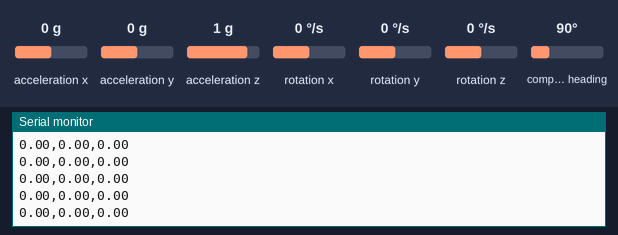
Simulated run of this sketch. Board: Arduino Nano 33 BLE. Parts: the last lines printed to the serial monitor. The test bench sets the inputs (shaded band); at power-on: acceleration x 0 g, acceleration y 0 g, acceleration z 1 g, rotation x 0 °/s, rotation y 0 °/s, rotation z 0 °/s, compass heading 90°.

Above: at 1.2 s.
1.3 s: acceleration x set to -1.4 g
At 1.8 s:
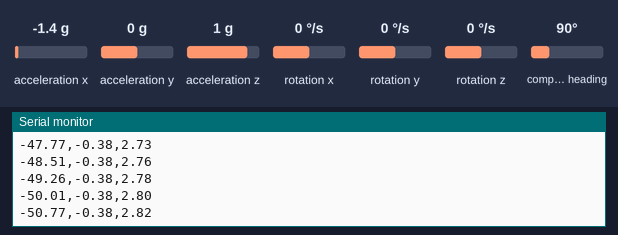
2.8 s: acceleration y set to -1.4 g
At 3.8 s:
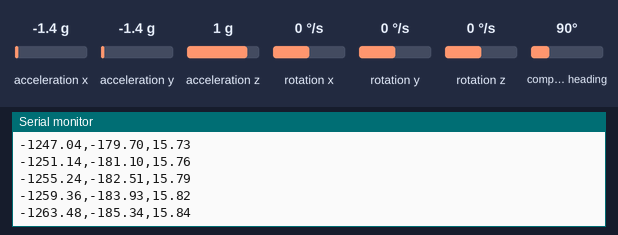
4.3 s: acceleration z set to -1.4 g
At 4.9 s:
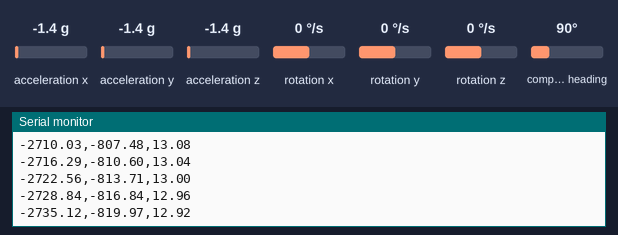
5.8 s: rotation x set to -192 °/s
At 6.6 s:
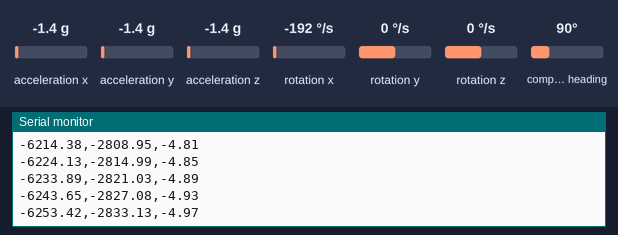
7.3 s: rotation y set to -192 °/s
At 8.3 s:
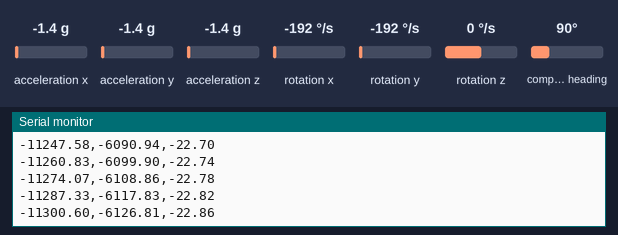
Timing chart, 0 to 9.7 s (numbered marks = the images above; inputs shaded):
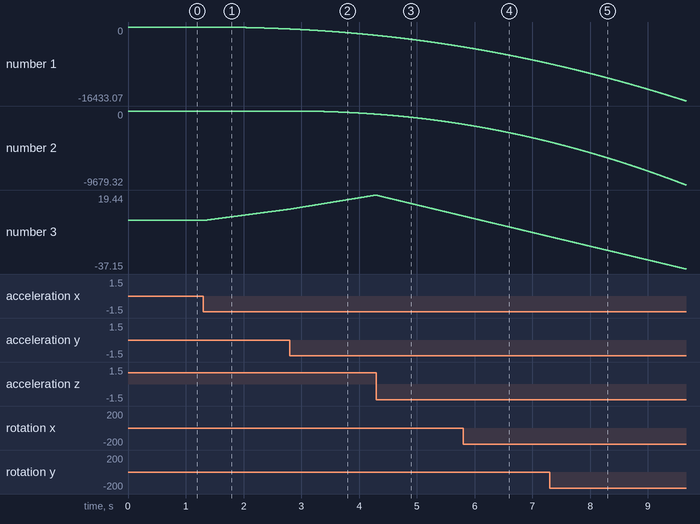

The sketch:

may8_save.ino
```cpp
#include <Arduino_LSM9DS1.h>
float ax, ay, az;
float gx, gy, gz;
float mx, my, mz;
float xR, yR, zR;
float rX, rY, rZ;
float gravity = 1;
float velocityX = 0, velocityY = 0, velocityZ = 0;
float posX = 0, posY = 0, posZ = 0;
float lastPosX = 0, lastPosY = 0, lastPosZ = 0;
float accelerationX = 0, accelerationY = 0, accelerationZ = 0;
float lastAccelerationX = 0, lastAccelerationY = 0, lastAccelerationZ = 0;
float lastVelocityX = 0, lastVelocityY = 0, lastVelocityZ = 0;
float outX, outY, outZ;

int countx, county, countz ;

float Gscale = (M_PI / 180.0) * 0.00875;

float G_offset[3] = {-0.111176, -0.781616, -0.580872};

float A_B[3]
{ 0.0049 , -0.04 ,-0.002};

float A_Ainv[3][3]
{ {  1.04036, -0.01699,  0.01123},
  { -0.01699,  0.96608,  0.01616},
  {  0.01123,  0.01616,  0.97912}
};

//Mag scale
float M_B[3]
{  15.97,   28.38,    2.82};

float M_Ainv[3][3]
{ {  1.38541,  0.02445,  0.01669},
  {  0.02445,  1.40471, -0.00056},
  {  0.01669, -0.00056,  1.46882}
};


float declination = +4.44;


#define Kp 50.0
#define Ki 0.0

unsigned long now = 0, last = 0;
float deltat = 0;

// Vector to hold quaternion
static float q[4] = {1.0, 0.0, 0.0, 0.0};
static float yaw, pitch, roll;


void movment_end_check(){

if (accelerationX==0) //we count the number of acceleration samples that equals cero
 { countx++;}
 else { countx =0;}

 if (countx>=46) //if this number exceeds 25, we can assume that velocity is cero
  {
    lastVelocityX=0;
    velocityX=0;
   }
//////////////////////////////////////////////////////////////////////////////////////
if (accelerationY==0) //we count the number of acceleration samples that equals cero
 { county++;}
 else { county =0;}

 if (county>=46) //if this number exceeds 25, we can assume that velocity is cero
  {
    lastVelocityY=0;
    velocityY=0;
   }
/////////////////////////////////////////////////////////////////////////////////////////////////
if (accelerationZ==0) //we count the number of acceleration samples that equals cero
 { countz++;}
 else { countz =0;}

 if (countz=46) //if this number exceeds 25, we can assume that velocity is cero
  {
    lastVelocityZ=0;
    velocityZ=0;
   }
}

void setup()
{
  Serial.begin(115200);
  while (!Serial);
  Serial.println();
  Serial.println("LSM9DS1 AHRS starting");

  if (!IMU.begin())
  {
    Serial.println(("LSM9DS1 not detected"));
    while (1);
  }

   IMU.setAccelFS(3);
   IMU.setAccelODR(5);
   IMU.setAccelOffset(0.003079, -0.023211, -0.043487);
   IMU.setAccelSlope (0.995680, 1.003019, 1.008170);

   IMU.setGyroFS(2);
   IMU.setGyroODR(5);
   IMU.setGyroOffset (-0.097168, -0.535614, -0.396851);
   IMU.setGyroSlope (1.178305, 1.129912, 1.117383);

}

void loop()
{

  static float Gxyz[3], Axyz[3], Mxyz[3];


  if ( IMU.accelerationAvailable() && IMU.magneticFieldAvailable() && IMU.gyroscopeAvailable()) {
    IMU.readAcceleration(ax, ay, az);
    IMU.readMagneticField(mx, my, mz);
    IMU.readGyroscope(gx, gy, gz);
  }
    get_scaled_IMU(Gxyz, Axyz, Mxyz);


    Axyz[0] = -Axyz[0];
    Gxyz[0] = -Gxyz[0];

    now = micros();
    deltat = (now - last) * 1.0e-6;
    last = now;

    MagdwickQuaternionUpdate(Axyz[0], Axyz[1], Axyz[2], Gxyz[0], Gxyz[1], Gxyz[2],
                           Mxyz[0], Mxyz[1], Mxyz[2], deltat);


      roll  = atan2((q[0] * q[1] + q[2] * q[3]), 0.5 - (q[1] * q[1] + q[2] * q[2]));
      pitch = asin(2.0 * (q[0] * q[2] - q[1] * q[3]));
      yaw   = atan2((q[1] * q[2] + q[0] * q[3]), 0.5 - ( q[2] * q[2] + q[3] * q[3]));
      // to degrees
      yaw   *= 180.0 / PI;
      pitch *= 180.0 / PI;
      roll *= 180.0 / PI;


      yaw = -(yaw + declination);


      xR = gravity * sin(PI*pitch/180);
      yR = gravity * sin(PI*roll/180);
      zR = gravity * cos(PI*roll/180) * cos(PI*pitch/180);

    if(pitch > 0){
      rX = ax - abs(xR);
    }
    if(pitch < 0){
      rX = ax + abs(xR);
    }
    if(roll > 0){
      rY = ay - abs(yR);
    }
    if(roll < 0){
      rY = ay + abs(yR);
    }

    rZ = az - zR;

    accelerationX = rX;
    accelerationY = rY + 0.05;
    accelerationZ = rZ;

   if ((accelerationX <= 0.05)&&(accelerationX >= -0.05)) //Discrimination window applied to
   {accelerationX = 0;} // the X axis acceleration variable

   if ((accelerationY <= 0.05)&&(accelerationY >= -0.05)) //Discrimination window applied to
   {accelerationY = 0;} // the X axis acceleration variable

   if ((accelerationZ <= 0.1)&&(accelerationZ >= -0.1)) //Discrimination window applied to
   {accelerationZ = 0;} // the X axis acceleration variable

    // First integration (Velocity)
    velocityX = lastVelocityX + lastAccelerationX + ((accelerationX - lastAccelerationX) / 2);
    velocityY = lastVelocityY + lastAccelerationY + ((accelerationY - lastAccelerationY) / 2);
    velocityZ = lastVelocityZ + lastAccelerationZ + ((accelerationZ - lastAccelerationZ) / 2);

    // Second integration (Position)
    posX = lastPosX + lastVelocityX + ((velocityX - lastVelocityX) / 2);
    posY = lastPosY + lastVelocityY + ((velocityY - lastVelocityY) / 2);
    posZ = lastPosZ + lastVelocityZ + ((velocityZ - lastVelocityZ) / 2);

    // Update last values for next iteration
    lastAccelerationX = accelerationX;
    lastAccelerationY = accelerationY;
    lastAccelerationZ = accelerationZ;

    lastVelocityX = velocityX;
    lastVelocityY = velocityY;
    lastVelocityZ = velocityZ;

    movment_end_check();

    lastPosX = posX;
    lastPosY = posY;
    lastPosZ = posZ;

    outX = posX/100;
    outY = posY/100;
    outZ = posZ/10;


    Serial.print(outX);
    Serial.print(",");
    Serial.print(outY);
    Serial.print(",");
    Serial.println(outZ);
}

// vector math
float vector_dot(float a[3], float b[3])
{
  return a[0] * b[0] + a[1] * b[1] + a[2] * b[2];
}

void vector_normalize(float a[3])
{
  float mag = sqrt(vector_dot(a, a));
  a[0] /= mag;
  a[1] /= mag;
  a[2] /= mag;
}


void get_scaled_IMU(float Gxyz[3], float Axyz[3], float Mxyz[3]) {
  byte i;
  float temp[3];
  Gxyz[0] = Gscale * (gx - G_offset[0]);
  Gxyz[1] = Gscale * (gy - G_offset[1]);
  Gxyz[2] = Gscale * (gz - G_offset[2]);

  Axyz[0] = ax;
  Axyz[1] = ay;
  Axyz[2] = az;
  Mxyz[0] = mx;
  Mxyz[1] = my;
  Mxyz[2] = mz;


  for (i = 0; i < 3; i++) temp[i] = (Axyz[i] - A_B[i]);
  Axyz[0] = A_Ainv[0][0] * temp[0] + A_Ainv[0][1] * temp[1] + A_Ainv[0][2] * temp[2];
  Axyz[1] = A_Ainv[1][0] * temp[0] + A_Ainv[1][1] * temp[1] + A_Ainv[1][2] * temp[2];
  Axyz[2] = A_Ainv[2][0] * temp[0] + A_Ainv[2][1] * temp[1] + A_Ainv[2][2] * temp[2];
  vector_normalize(Axyz);


  for (int i = 0; i < 3; i++) temp[i] = (Mxyz[i] - M_B[i]);
  Mxyz[0] = M_Ainv[0][0] * temp[0] + M_Ainv[0][1] * temp[1] + M_Ainv[0][2] * temp[2];
  Mxyz[1] = M_Ainv[1][0] * temp[0] + M_Ainv[1][1] * temp[1] + M_Ainv[1][2] * temp[2];
  Mxyz[2] = M_Ainv[2][0] * temp[0] + M_Ainv[2][1] * temp[1] + M_Ainv[2][2] * temp[2];
  vector_normalize(Mxyz);
}


void MagdwickQuaternionUpdate(float ax, float ay, float az, float gx, float gy, float gz, float mx, float my, float mz, float deltat)
{

  static float eInt[3] = {0.0, 0.0, 0.0};

  float q1 = q[0], q2 = q[1], q3 = q[2], q4 = q[3];
  float norm;
  float hx, hy, hz;
  float ux, uy, uz, wx, wy, wz;
  float ex, ey, ez;
  float pa, pb, pc;

  // Auxiliary variables to avoid repeated arithmetic
  float q1q1 = q1 * q1;
  float q1q2 = q1 * q2;
  float q1q3 = q1 * q3;
  float q1q4 = q1 * q4;
  float q2q2 = q2 * q2;
  float q2q3 = q2 * q3;
  float q2q4 = q2 * q4;
  float q3q3 = q3 * q3;
  float q3q4 = q3 * q4;
  float q4q4 = q4 * q4;


  hx = ay * mz - az * my;
  hy = az * mx - ax * mz;
  hz = ax * my - ay * mx;

  norm = sqrt(hx * hx + hy * hy + hz * hz);
  if (norm == 0.0f) return;

  norm = 1.0f / norm;
  hx *= norm;
  hy *= norm;
  hz *= norm;


  ux = 2.0f * (q2q4 - q1q3);
  uy = 2.0f * (q1q2 + q3q4);
  uz = q1q1 - q2q2 - q3q3 + q4q4;


  wx = 2.0f * (q2q3 + q1q4);
  wy = q1q1 - q2q2 + q3q3 - q4q4;
  wz = 2.0f * (q3q4 - q1q2);


  ex = (ay * uz - az * uy) + (hy * wz - hz * wy);
  ey = (az * ux - ax * uz) + (hz * wx - hx * wz);
  ez = (ax * uy - ay * ux) + (hx * wy - hy * wx);

  if (Ki > 0.0f)
  {
    eInt[0] += ex;
    eInt[1] += ey;
    eInt[2] += ez;

    gx += Ki * eInt[0];
    gy += Ki * eInt[1];
    gz += Ki * eInt[2];
  }


  gx = gx + Kp * ex;
  gy = gy + Kp * ey;
  gz = gz + Kp * ez;


  gx = gx * (0.5*deltat);
  gy = gy * (0.5*deltat);
  gz = gz * (0.5*deltat);
  float qa = q1;
  float qb = q2;
  float qc = q3;
  q1 += (-qb * gx - qc * gy - q4 * gz);
  q2 += (qa * gx + qc * gz - q4 * gy);
  q3 += (qa * gy - qb * gz + q4 * gx);
  q4 += (qa * gz + qb * gy - qc * gx);


  norm = sqrt(q1 * q1 + q2 * q2 + q3 * q3 + q4 * q4);
  norm = 1.0f / norm;
  q[0] = q1 * norm;
  q[1] = q2 * norm;
  q[2] = q3 * norm;
  q[3] = q4 * norm;
}
```

Measured:
- after the input at 1.3 s, the serial monitor: prints a new line at once (image 1)
- plotted number 1: 0 → -440.57 after the input at 1.3 s
- plotted number 2: 0 → -0.38 after the input at 1.3 s
- plotted number 3: 0 → 8.63 after the input at 1.3 s
